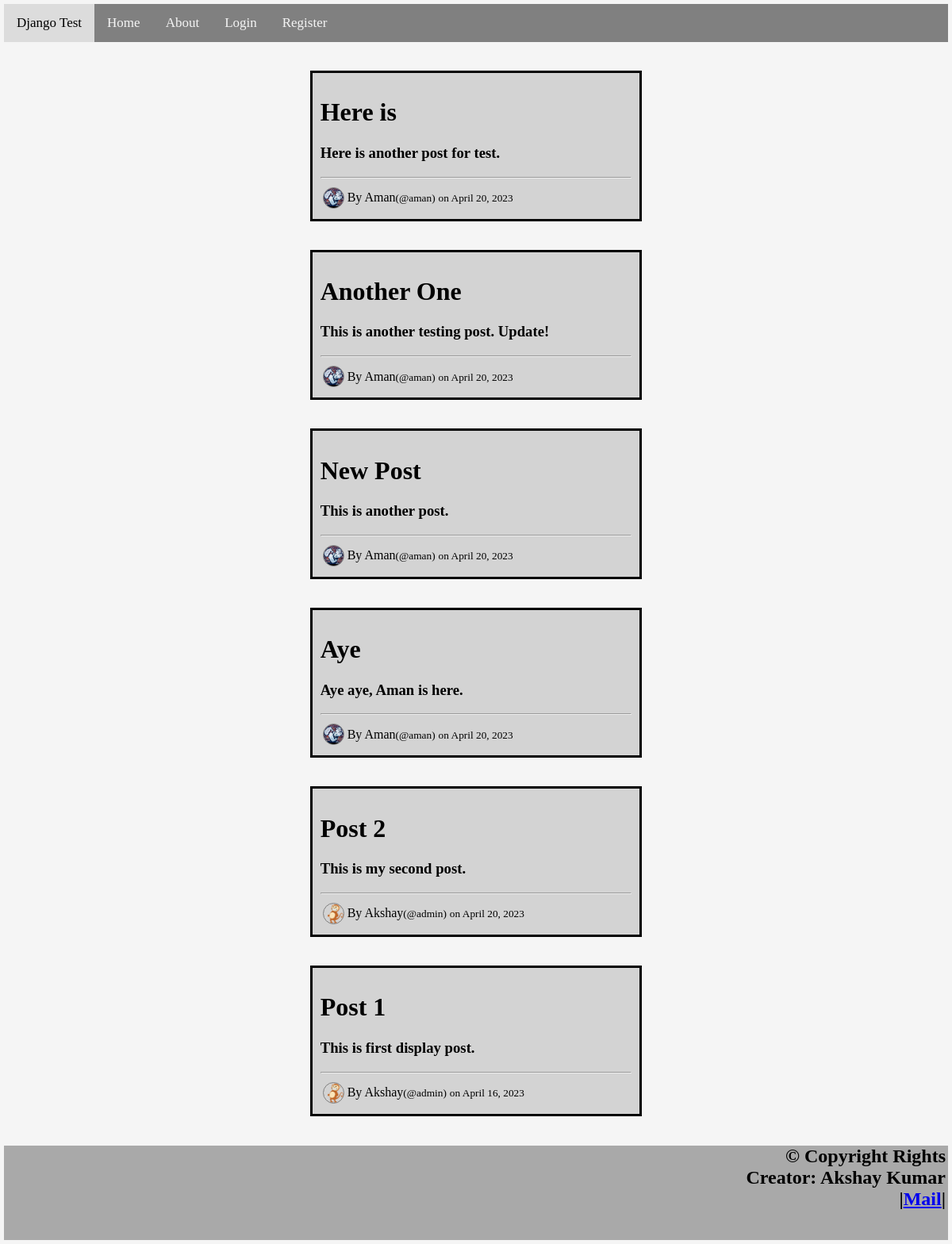
/blog/home, run on the app's committed database.
### blog/models.py (models this page shows, shortened)
class Post(models.Model):
    title = models.CharField(max_length=255)
    content = models.TextField()
    timestamp = models.DateTimeField(default=timezone.now)
    author= models.CharField(max_length=255)
    userid = models.ForeignKey(User, on_delete=models.CASCADE)

### users/models.py (models this page shows, shortened)
class Profile(models.Model):
    user = models.OneToOneField(User, on_delete=models.CASCADE)
    image = models.ImageField(default='Default.jpg', upload_to='profile_pics')
    bio = models.CharField(max_length=255, default=" ")
    dob = models.DateField(max_length=25, default=dob)
    gender = models.CharField(max_length=6, default=' ')

### blog/views.py (the view)
# urls.py: path('home', PostListView.as_view(), name='blog_home'),
class PostListView(ListView):
    model = Post
    template_name = 'blog/home.html'
    context_object_name = 'posts'
    ordering = ['-timestamp']

### blog/templates/blog/home.html (shortened to what this page needs)
{% extends "blog/base.html" %}
{% block content %}
{% for post in posts %}
<br>
<div class="center" style="width: 33%; background-color:lightgray;">
 <h1>
  <a href="{% url 'post_detail' post.id %}" style="text-decoration: none; color : black;">
      {{post.title}}
  </a>
 </h1>
 <h3>
  {{post.content}}
 </h3>
 <hr>
 <table>
  <tr>
   <td>
    <img src="{{ post.userid.profile.image.url }}" width="25" height="25"
             style="display: block;border-radius: 50%; align:left; border: 1px solid gray;">
   </td>
   <td>
    <p>
    By {{post.userid.first_name}}<small>(@{{post.userid}})</small>
   <small> on {{post.timestamp|date:"F d, Y"}}</small>
  </p>
   </td>
  </tr>
 </table>
 </div>
<br>
{% endfor %}
{% endblock content %}

### blog/static/blog/main.css (style rules this page uses)
body { margin: 5px; font-family: 'Times New Roman', Times, serif; background-color:whitesmoke; }
.center { margin: auto; border: 3px solid #73AD21; padding: 10px; }

### blog/templates/blog/home.html (style rules this page uses)
.center { margin: auto; border: 3px solid black; padding: 10px; }

### data on the page
Post: title "Here is", content "Here is another post for test.", userid.profile.image (placeholder picture), userid.first_name "Aman", userid "aman", timestamp "April 20, 2023"
Post: title "Another One", content "This is another testing post. Update!", userid.profile.image (placeholder picture), userid.first_name "Aman", userid "aman", timestamp "April 20, 2023"
Post: title "New Post", content "This is another post.", userid.profile.image (placeholder picture), userid.first_name "Aman", userid "aman", timestamp "April 20, 2023"
Post: title "Aye", content "Aye aye, Aman is here.", userid.profile.image (placeholder picture), userid.first_name "Aman", userid "aman", timestamp "April 20, 2023"
Post: title "Post 2", content "This is my second post.", userid.profile.image (picture), userid.first_name "Akshay", userid "admin", timestamp "April 20, 2023"
Post: title "Post 1", content "This is first display post.", userid.profile.image (picture), userid.first_name "Akshay", userid "admin", timestamp "April 16, 2023"
